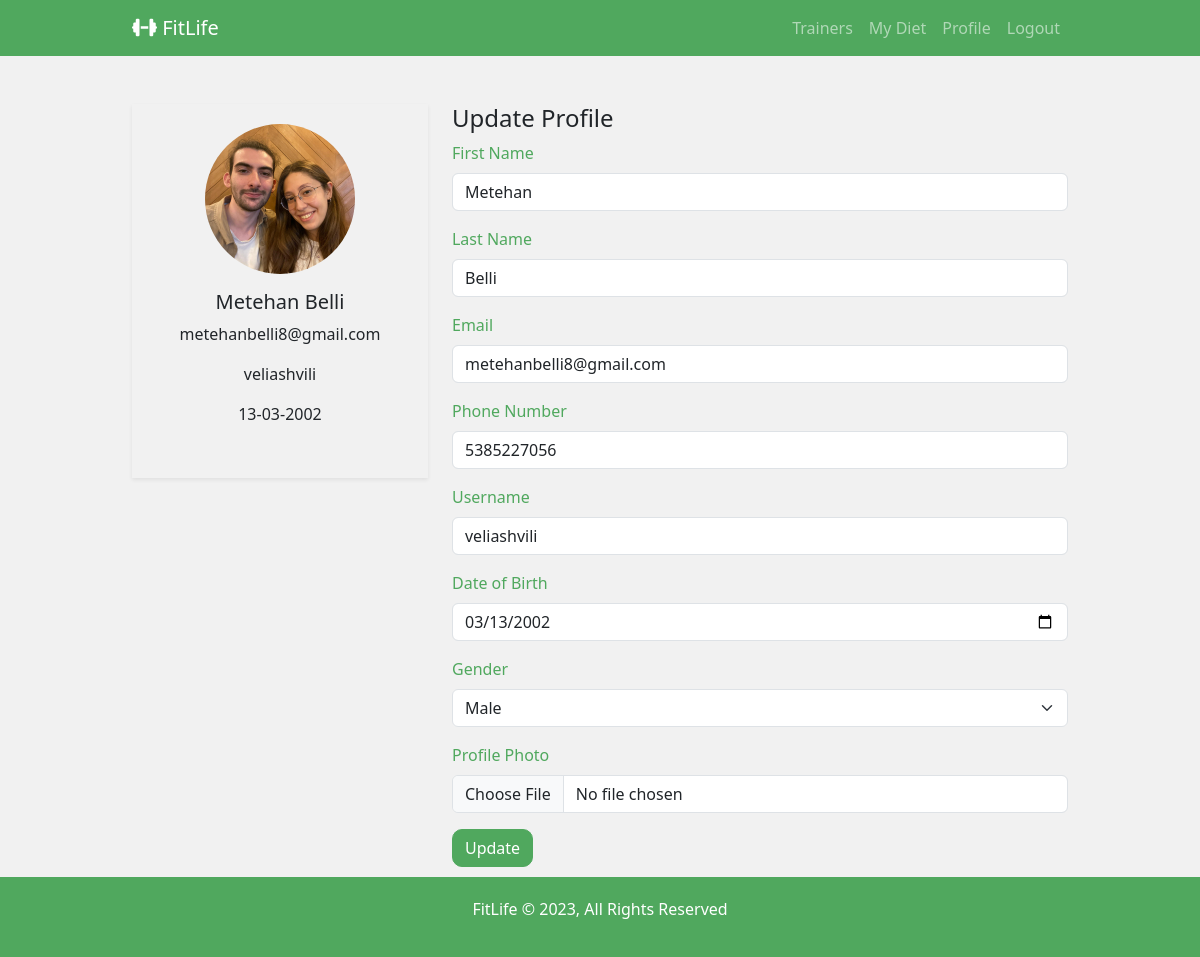
The page /account/users/profile (signed in) on the database its author committed.
### users/models.py (models this page shows, shortened)
class UserExtra(models.Model):
    user = models.OneToOneField(
        settings.AUTH_USER_MODEL,
        on_delete=models.CASCADE,
        null=True,
    )
    trainer = models.ForeignKey(
        CustomUser,
        on_delete=models.SET_NULL,
        null=True,
        blank=True,
        related_name="user_trainer",
        limit_choices_to={"is_user": 0},
    )
    exercise_plan = models.OneToOneField(
        ExercisePlan, on_delete=models.CASCADE, null=True, blank=True
    )
    current_info = models.OneToOneField(
        UserCurrent, on_delete=models.CASCADE, null=True, blank=True
    )
    birth_date = models.DateField(null=True, blank=True)
    phone_number = models.CharField(max_length=15, null=True, blank=True)
    gender = models.CharField(max_length=10, null=True, blank=True)
    profile_picture = models.ImageField(upload_to="images", default="")

### account/models.py (models this page shows, shortened)
class CustomUser(AbstractUser):
    is_user = models.BooleanField(default=False, null=True, blank=True)
    profile_picture = models.ImageField(upload_to="images", default="")

### users/views.py (the view, shortened to what this page needs)
# urls.py: path("profile", views.user_profile, name="user_profile"),
def user_profile(request):
    user = request.user
    user_extra = UserExtra.objects.get(user=user)
    if request.method == "GET":
        return render(
            request,
            "users/profile.html",
            {
                "user": user,
                "user_extra": user_extra,
            },
        )

### users/templates/users/profile.html (shortened to what this page needs)
{% extends "layout.html" %}
{% block content %}
<div class="container mt-5">
  <div class="row">
    <div class="col-md-4">
      <div class="card shadow-sm" style="background-color: #f1f1f1; border: none; text-align: center; padding: 20px;">
        {% if user_extra.profile_picture %}
          <img src="{{ user_extra.profile_picture.url }}" alt="Profil Fotoğrafı" class="card-img-top rounded-circle mx-auto" style="object-fit: cover; width: 150px; height: 150px;">
        {% else %}
          <p>No Profile Picture Available</p>
        {% endif %}
      <div class="card-body">
        <h5 class="card-title">{{ user.first_name }} {{ user.last_name }}</h5>
        <p class="card-text">{{ user.email }}</p>
        <p class="card-text">{{ user.username }}</p>
        <p class="card-text">{{ user_extra.birth_date|date:'d-m-Y' }}</p>
      </div>
      </div>
    </div>
    <div class="col-md-8">
      <h4>Update Profile</h4>
      <form method="post" enctype="multipart/form-data">
        <div class="mb-3">
          <label for="first_name" class="form-label">First Name</label>
          <input type="text" class="form-control" id="first_name" name="first_name" value="{{ user.first_name }}"
            required>
        </div>
        <div class="mb-3">
          <label for="last_name" class="form-label">Last Name</label>
          <input type="text" class="form-control" id="last_name" name="last_name" value="{{ user.last_name }}" required>
        </div>
        <div class="mb-3">
          <label for="email" class="form-label">Email</label>
          <input type="email" class="form-control" id="email" name="email" value="{{ user.email }}" required>
        </div>
        <div class="mb-3">
          <label for="phone_number" class="form-label">Phone Number</label>
          <input type="text" class="form-control" id="phone_number" name="phone_number" value="{{ user_extra.phone_number }}">
        </div>
        <div class="mb-3">
          <label for="username" class="form-label">Username</label>
          <input type="text" class="form-control" id="username" name="username" value="{{ user.username }}" required>
        </div>
        <div class="mb-3">
          <label for="birth_date" class="form-label">Date of Birth</label>
          <input type="date" class="form-control" id="birth_date" name="birth_date"
            value="{{ user_extra.birth_date|date:'Y-m-d' }}">
        </div>
        <div class="mb-3">
          <label for="gender" class="form-label">Gender</label>
          <select class="form-select" id="gender" name="gender">
            <option value="male" {% if user_extra.gender == 'male' %}selected{% endif %}>Male</option>
         </select>
        </div>
        <div class="mb-3">
          <label for="profile_picture" class="form-label">Profile Photo</label>
          <input type="file" class="form-control" id="profile_picture" name="profile_picture">
        </div>
        <button type="submit" class="btn btn-primary">Update</button>
      </form>
    </div>
  </div>
</div>
{% endblock %}

### users/templates/users/profile.html (style rules this page uses)
body { background-color: #f1f1f1; }
.container { max-width: 960px; }
.card { background-color: #ffffff; border: 1px solid #ddd; border-radius: 0; }
.rounded-circle { border-radius: 50%; }
.form-label { color: #50a85e; }
.btn { background-color: #50a85e; border: 1px solid #50a85e; border-radius: 10px; color: #ffffff; }

### rows shown on the page
UserExtra: profile_picture (picture), birth_date "13-03-2002", phone_number "5385227056", birth_date "03/13/2002", gender "Male"
CustomUser: first_name "Metehan", last_name "Belli", email "metehanbelli8@gmail.com", username "veliashvili"
